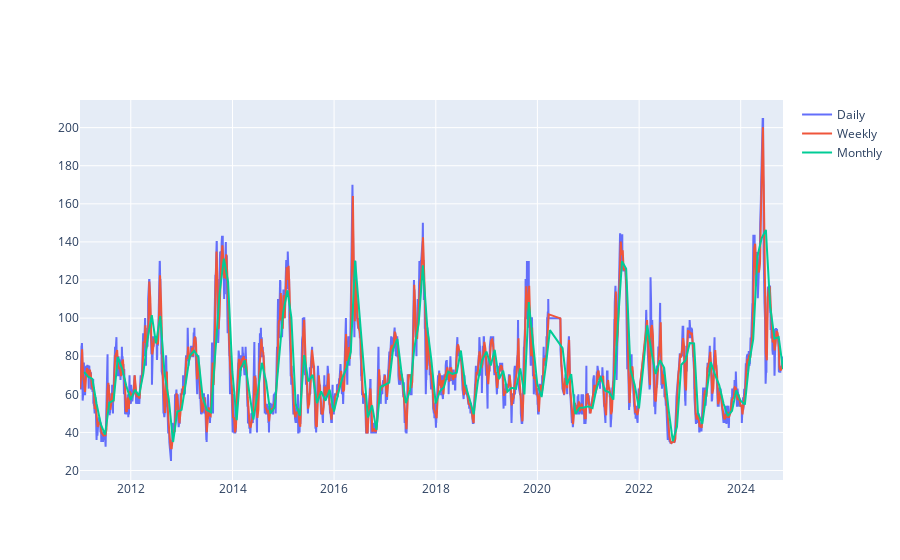

The code cell stored with this chart in its notebook:
### Code cell
fig = go.Figure()
fig.add_trace(go.Scatter(x=ws_adj.index, y=ws_adj['tomato_bol'], mode='lines', name='Daily'))
fig.add_trace(go.Scatter(x=WS_weekly.index, y=WS_weekly['tomato_bol'], mode='lines', name='Weekly'))
fig.add_trace(go.Scatter(x=WS_monthly.index, y=WS_monthly['tomato_bol'], mode='lines', name='Monthly'))

### Figure 1 — Plotly figure (JSON) as saved in the notebook; plotly's stock layout.template omitted (floating-point values rounded to 4 significant figures; data arrays with more than 128 entries replaced by an {"elided": "..."} marker saying what was removed)
{"data": [{"mode": "lines", "name": "Daily", "type": "scatter", "x": {"elided": "4070 str values"}, "y": {"elided": "4070 float values"}}, {"mode": "lines", "name": "Weekly", "type": "scatter", "x": {"elided": "722 str values"}, "y": {"elided": "722 float values"}}, {"mode": "lines", "name": "Monthly", "type": "scatter", "x": {"elided": "166 str values"}, "y": {"elided": "166 float values"}}], "layout": {}}
